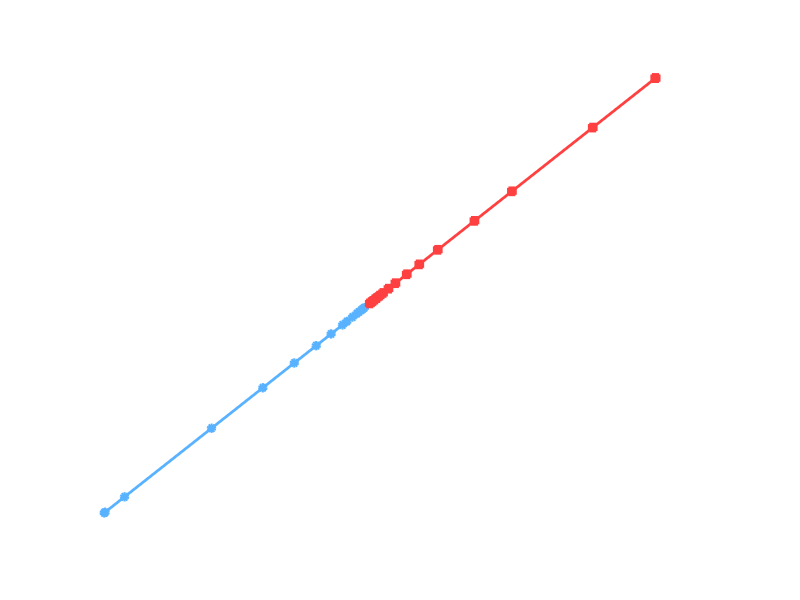

Recreate this plot in MATLAB. (Note: this script raises an error after producing the figure.)
% =========================================================================
% MATLAB Script: Magnetic Response Curve (Updated Corrected Data)
% =========================================================================
clear; clc; close all;

% 1. ข้อมูล Sheet 1 (North Pole)[cite: 13]
B_sheet1 = [-29.9744, -29.8852, -27.6799, -17.8587, -12.068, -8.51771, ...
            -6.04085, -4.35773, -3.06652, -2.57917, -1.95183, -1.45226, ...
            -1.21107, -0.95475, -0.78686, -0.59687, 0.03716];

V_sheet1 = [0.15128, 0.155741, 0.266004, 0.757063, 1.0466, 1.224115, ...
            1.347958, 1.432113, 1.496674, 1.521041, 1.552409, 1.577387, ...
            1.589446, 1.602262, 1.610657, 1.620157, 1.651858];

% 2. ข้อมูล Sheet 2 (South Pole) - แก้ไขแรงดันสมบูรณ์[cite: 14]
B_sheet2 = [0.00456, 0.167686, 0.365221, 0.57394, 0.79934, 1.125792, ...
            1.50442, 2.117315, 2.902423, 4.181188, 5.596598, 7.68296, ...
            11.82548, 16.05485, 25.18016, 32.25992, 32.26291];

V_sheet2 = [1.650228, 1.658384, 1.668261, 1.678697, 1.689967, 1.70629, ...
            1.725221, 1.755866, 1.795121, 1.859059, 1.92983, 2.034148, ...
            2.241274, 2.452743, 2.909008, 3.262996, 3.263145];

% 3. สร้าง Figure (Dark Theme)[cite: 15]
fig = figure('Color', 'k', 'Position', [100, 100, 850, 520]);
ax = axes('Parent', fig, 'Color', 'k', 'XColor', 'w', 'YColor', 'w');
hold(ax, 'on');

% พล็อตกราฟ Sheet 1 (North Pole - สีฟ้า)[cite: 15]
plot(ax, B_sheet1, V_sheet1, '-o', 'Color', [0.35, 0.7, 1.0], 'LineWidth', 2.0, ...
    'MarkerSize', 5, 'MarkerFaceColor', [0.35, 0.7, 1.0], ...
    'DisplayName', 'Sheet 1 (North Pole)');

% พล็อตกราฟ Sheet 2 (South Pole - สีแดง)[cite: 15]
plot(ax, B_sheet2, V_sheet2, '-s', 'Color', [1.0, 0.25, 0.25], 'LineWidth', 2.0, ...
    'MarkerSize', 5, 'MarkerFaceColor', [1.0, 0.25, 0.25], ...
    'DisplayName', 'Sheet 2 (South Pole)');

% เส้นอ้างอิง[cite: 15]
yline(ax, 1.65, '--', 'V_{cc}/2 = 1.65 V', 'Color', [0.7 0.7 0.7], 'LineWidth', 1.2);
xline(ax, 0, '--', '0 mT', 'Color', [0.7 0.7 0.7], 'LineWidth', 1.2);

% ชื่อแกนและชื่อกราฟ[cite: 15]
title(ax, 'Magnetic Response: Sensor Voltage (V_{out}) vs Magnetic Flux Density (B)', ...
    'Color', 'w', 'FontSize', 13, 'FontWeight', 'bold');
xlabel(ax, '\leftarrow North (Negative B)   |   Magnetic Flux Density, B (mT)   |   South (Positive B) \rightarrow', ...
    'Color', 'w', 'FontSize', 11, 'FontWeight', 'bold');
ylabel(ax, 'Sensor Output Voltage, V_{out} (V)', 'Color', 'w', 'FontSize', 11, 'FontWeight', 'bold');

% ตั้งค่า Grid, Legend และ Limit แกน[cite: 15]
grid(ax, 'on'); box(ax, 'on');
ax.GridColor = [0.5, 0.5, 0.5]; ax.GridAlpha = 0.5;
legend(ax, 'TextColor', 'w', 'Color', 'none', 'EdgeColor', 'w', 'Location', 'northwest');

xlim(ax, [-35, 35]);
ylim(ax, [0, 3.5]); % ปรับสเกลแกน Y ให้เห็นค่าสูงสุดที่ 3.26V ได้อย่างสมบูรณ์

hold(ax, 'off');
